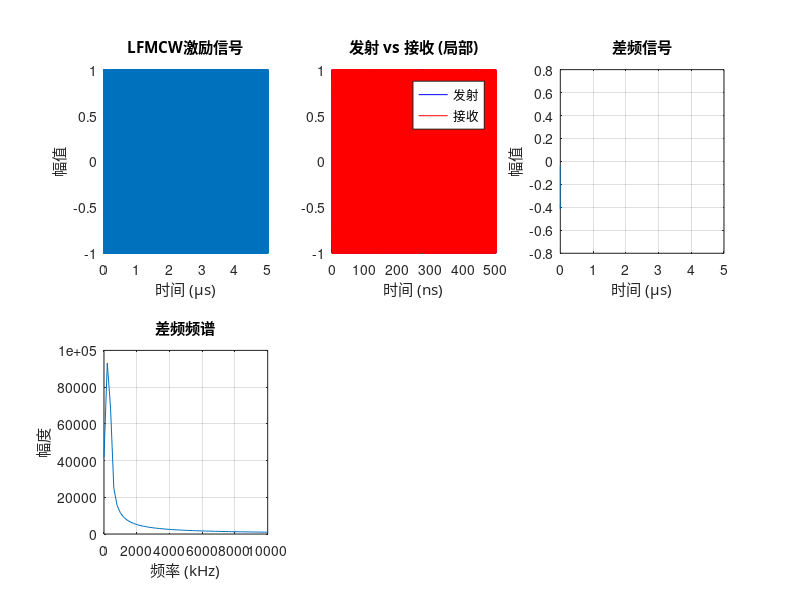

Source code (MATLAB): (Note: this script raises an error after producing the figure.)
%%%%%%%%%%%%%%%%%%%%%%%%%%%%%%%%%%%%%%%%%%%%%%%%%%%%%%%%%%%%%%%%%%%%%%%%%%
% CST 时域仿真全自动脚本
% 功能: MATLAB全自动控制CST进行建模、时域仿真、信号导出和反演
%
% 流程:
%   1. 生成LFMCW激励信号
%   2. 连接CST并创建CSRR模型
%   3. 配置时域求解器 + 用户自定义激励
%   4. 运行仿真
%   5. 导出端口信号
%   6. MATLAB混频处理和参数反演
%
% 作者: Auto-generated for thesis project
% 日期: 2026-01-19
%%%%%%%%%%%%%%%%%%%%%%%%%%%%%%%%%%%%%%%%%%%%%%%%%%%%%%%%%%%%%%%%%%%%%%%%%%

%% 0. 初始化
clc; clear; close all;

script_dir = fileparts(mfilename('fullpath'));
if isempty(script_dir), script_dir = pwd; end
data_dir = fullfile(script_dir, 'data');
if ~exist(data_dir, 'dir'), mkdir(data_dir); end

fprintf('================================================\n');
fprintf('CST 时域仿真全自动脚本\n');
fprintf('================================================\n\n');

%% 1. 参数配置
% -----------------------
% 1.1 LFMCW信号参数
% -----------------------
params.lfmcw.f_start = 34.2e9;    % 起始频率 (Hz)
params.lfmcw.f_end = 37.4e9;      % 终止频率 (Hz)
params.lfmcw.T_m = 5e-6;          % 扫频周期 (s) - 缩短以节省时间
params.lfmcw.f_s = 100e9;         % 采样率 (Hz)

% 派生参数
params.lfmcw.B = params.lfmcw.f_end - params.lfmcw.f_start;
params.lfmcw.K = params.lfmcw.B / params.lfmcw.T_m;

% -----------------------
% 1.2 CST模型参数
% -----------------------
params.cst.version = '2023';      % CST版本
params.cst.project_name = 'CSRR_TimeDomain';

% WR-28 波导
params.wg.a = 7.112;              % 宽度 (mm)
params.wg.b = 3.556;              % 高度 (mm)
params.wg.length = 20;            % 长度 (mm)

% CSRR参数
params.csrr.L_out = 2.0;          % 外环边长 (mm)
params.csrr.L_in = 1.4;           % 内环边长 (mm)
params.csrr.z_pos = 10;           % 位置 (mm)

% 仿真参数
params.sim.f_min = 30;            % GHz
params.sim.f_max = 40;            % GHz

% 物理常数
c = 3e8;

fprintf('【参数配置】\n');
fprintf('LFMCW: %.2f - %.2f GHz, T_m = %.1f μs\n', ...
    params.lfmcw.f_start/1e9, params.lfmcw.f_end/1e9, params.lfmcw.T_m*1e6);
fprintf('调频斜率 K = %.2f GHz/μs\n', params.lfmcw.K/1e15);
fprintf('\n');

%% 2. 生成LFMCW激励信号
fprintf('【步骤1/6】生成LFMCW激励信号...\n');

t = 0 : 1/params.lfmcw.f_s : params.lfmcw.T_m;
N = length(t);
phi = 2*pi*params.lfmcw.f_start*t + pi*params.lfmcw.K*t.^2;
s_tx = cos(phi);

% 保存为CST格式
excitation_file = fullfile(data_dir, 'lfmcw_excitation.sig');
fid = fopen(excitation_file, 'w');
for i = 1:N
    fprintf(fid, '%.9e  %.9e\n', t(i)*1e9, s_tx(i));  % 时间单位ns
end
fclose(fid);

fprintf('  ✓ 激励信号已保存: %s\n', excitation_file);
fprintf('  采样点数: %d, 时长: %.2f μs\n', N, params.lfmcw.T_m*1e6);

%% 3. 连接CST并创建模型
fprintf('\n【步骤2/6】连接CST Microwave Studio...\n');

try
    cst = actxserver('CSTStudio.Application');
    fprintf('  ✓ CST连接成功!\n');
    
    mws = cst.invoke('NewMWS');
    fprintf('  ✓ 新项目创建成功!\n');
    
    CST_CONNECTED = true;
catch ME
    fprintf('  ✗ CST连接失败: %s\n', ME.message);
    fprintf('  将使用模拟数据继续演示...\n');
    CST_CONNECTED = false;
end

%% 4. 创建CSRR模型 + 配置时域求解器
if CST_CONNECTED
    fprintf('\n【步骤3/6】创建CSRR模型并配置时域求解器...\n');
    
    try
        % 4.1 设置单位
        vba_units = [...
            'With Units' newline ...
            '  .Geometry "mm"' newline ...
            '  .Frequency "GHz"' newline ...
            '  .Time "ns"' newline ...
            'End With'];
        invoke(mws, 'AddToHistory', 'define units', vba_units);
        fprintf('  ✓ 单位设置完成\n');
        
        % 4.2 设置频率范围
        vba_freq = sprintf('Solver.FrequencyRange "%.2f", "%.2f"', ...
            params.sim.f_min, params.sim.f_max);
        invoke(mws, 'AddToHistory', 'define frequency', vba_freq);
        fprintf('  ✓ 频率范围设置完成\n');
        
        % 4.3 创建材料
        vba_mat = [...
            'With Material' newline ...
            '  .Reset' newline ...
            '  .Name "Rogers5880"' newline ...
            '  .Type "Normal"' newline ...
            '  .Epsilon "2.2"' newline ...
            '  .TanD "0.0009"' newline ...
            '  .Colour "0.8", "0.6", "0.2"' newline ...
            '  .Create' newline ...
            'End With'];
        invoke(mws, 'AddToHistory', 'define material', vba_mat);
        fprintf('  ✓ 材料定义完成\n');
        
        % 4.4 创建波导
        vba_wg = [...
            'With Brick' newline ...
            '  .Reset' newline ...
            '  .Name "Air_Cavity"' newline ...
            '  .Component "Waveguide"' newline ...
            '  .Material "Vacuum"' newline ...
            sprintf('  .Xrange "%.4f", "%.4f"', -params.wg.a/2, params.wg.a/2) newline ...
            sprintf('  .Yrange "%.4f", "%.4f"', -params.wg.b/2, params.wg.b/2) newline ...
            sprintf('  .Zrange "0", "%.4f"', params.wg.length) newline ...
            '  .Create' newline ...
            'End With'];
        invoke(mws, 'AddToHistory', 'create waveguide', vba_wg);
        fprintf('  ✓ 波导创建完成\n');
        
        % 4.5 创建CSRR外环
        y_bottom = -params.wg.b/2;
        vba_csrr_out = [...
            'With Brick' newline ...
            '  .Reset' newline ...
            '  .Name "CSRR_Outer"' newline ...
            '  .Component "CSRR"' newline ...
            '  .Material "PEC"' newline ...
            sprintf('  .Xrange "%.4f", "%.4f"', -params.csrr.L_out/2, params.csrr.L_out/2) newline ...
            sprintf('  .Yrange "%.4f", "%.4f"', y_bottom, y_bottom + 0.035) newline ...
            sprintf('  .Zrange "%.4f", "%.4f"', params.csrr.z_pos - params.csrr.L_out/2, params.csrr.z_pos + params.csrr.L_out/2) newline ...
            '  .Create' newline ...
            'End With'];
        invoke(mws, 'AddToHistory', 'create CSRR outer', vba_csrr_out);
        
        % 4.6 创建CSRR内环开口
        vba_csrr_in = [...
            'With Brick' newline ...
            '  .Reset' newline ...
            '  .Name "CSRR_Inner"' newline ...
            '  .Component "CSRR"' newline ...
            '  .Material "Vacuum"' newline ...
            sprintf('  .Xrange "%.4f", "%.4f"', -params.csrr.L_in/2, params.csrr.L_in/2) newline ...
            sprintf('  .Yrange "%.4f", "%.4f"', y_bottom, y_bottom + 0.035) newline ...
            sprintf('  .Zrange "%.4f", "%.4f"', params.csrr.z_pos - params.csrr.L_in/2, params.csrr.z_pos + params.csrr.L_in/2) newline ...
            '  .Create' newline ...
            'End With'];
        invoke(mws, 'AddToHistory', 'create CSRR inner', vba_csrr_in);
        
        % 布尔减法
        invoke(mws, 'AddToHistory', 'boolean subtract', ...
            'Solid.Subtract "CSRR:CSRR_Outer", "CSRR:CSRR_Inner"');
        fprintf('  ✓ CSRR结构创建完成\n');
        
        % 4.7 创建端口
        vba_port1 = [...
            'With Port' newline ...
            '  .Reset' newline ...
            '  .PortNumber "1"' newline ...
            '  .NumberOfModes "1"' newline ...
            '  .Orientation "zmin"' newline ...
            '  .Coordinates "Full"' newline ...
            sprintf('  .Xrange "%.4f", "%.4f"', -params.wg.a/2, params.wg.a/2) newline ...
            sprintf('  .Yrange "%.4f", "%.4f"', -params.wg.b/2, params.wg.b/2) newline ...
            '  .Zrange "0", "0"' newline ...
            '  .Create' newline ...
            'End With'];
        invoke(mws, 'AddToHistory', 'define port 1', vba_port1);
        
        vba_port2 = [...
            'With Port' newline ...
            '  .Reset' newline ...
            '  .PortNumber "2"' newline ...
            '  .NumberOfModes "1"' newline ...
            '  .Orientation "zmax"' newline ...
            '  .Coordinates "Full"' newline ...
            sprintf('  .Xrange "%.4f", "%.4f"', -params.wg.a/2, params.wg.a/2) newline ...
            sprintf('  .Yrange "%.4f", "%.4f"', -params.wg.b/2, params.wg.b/2) newline ...
            sprintf('  .Zrange "%.4f", "%.4f"', params.wg.length, params.wg.length) newline ...
            '  .Create' newline ...
            'End With'];
        invoke(mws, 'AddToHistory', 'define port 2', vba_port2);
        fprintf('  ✓ 端口创建完成\n');
        
        % 4.8 设置边界条件
        vba_bc = [...
            'With Boundary' newline ...
            '  .Xmin "electric"' newline ...
            '  .Xmax "electric"' newline ...
            '  .Ymin "electric"' newline ...
            '  .Ymax "electric"' newline ...
            '  .Zmin "open"' newline ...
            '  .Zmax "open"' newline ...
            'End With'];
        invoke(mws, 'AddToHistory', 'define boundary', vba_bc);
        fprintf('  ✓ 边界条件设置完成\n');
        
        % 4.9 配置时域求解器
        vba_td_solver = [...
            'With Solver' newline ...
            '  .Method "Hexahedral"' newline ...
            '  .CalculationType "TD-S"' newline ...
            '  .StimulationPort "1"' newline ...
            '  .SteadyStateLimit "-30"' newline ...
            '  .MeshAdaption "False"' newline ...
            '  .AutoNormImpedance "True"' newline ...
            '  .NormingImpedance "50"' newline ...
            '  .TimeBetweenUpdates "20"' newline ...
            'End With'];
        invoke(mws, 'AddToHistory', 'configure TD solver', vba_td_solver);
        fprintf('  ✓ 时域求解器配置完成\n');
        
        % 4.10 设置用户自定义激励
        % 将激励文件复制到CST项目目录
        excitation_file_cst = strrep(excitation_file, '\', '/');
        
        vba_excitation = [...
            'With Solver' newline ...
            '  .ExcitationPortMode "1", "1", "1", "True"' newline ...
            sprintf('  .ExcitationSignalAsReference "1", "%s", "1", "False"', excitation_file_cst) newline ...
            'End With'];
        
        % 备选方案：使用标准高斯激励（如果自定义激励失败）
        vba_excitation_default = [...
            'With Solver' newline ...
            '  .ExcitationPortMode "1", "1", "1", "True"' newline ...
            'End With'];
        
        try
            invoke(mws, 'AddToHistory', 'set excitation', vba_excitation);
            fprintf('  ✓ 用户自定义激励设置完成\n');
        catch
            invoke(mws, 'AddToHistory', 'set excitation', vba_excitation_default);
            fprintf('  ⚠ 使用默认高斯激励\n');
        end
        
        % 4.11 保存项目
        project_file = fullfile(data_dir, [params.cst.project_name '.cst']);
        invoke(mws, 'SaveAs', project_file, 'false');
        fprintf('  ✓ 项目已保存: %s\n', project_file);
        
        MODEL_CREATED = true;
        
    catch ME
        fprintf('  ✗ 模型创建失败: %s\n', ME.message);
        MODEL_CREATED = false;
    end
else
    MODEL_CREATED = false;
end

%% 5. 运行时域仿真
if CST_CONNECTED && MODEL_CREATED
    fprintf('\n【步骤4/6】运行时域仿真...\n');
    fprintf('  ⏳ 仿真进行中，请稍候...\n');
    
    try
        solver = invoke(mws, 'Solver');
        invoke(solver, 'Start');
        fprintf('  ✓ 仿真完成!\n');
        
        SIM_COMPLETED = true;
    catch ME
        fprintf('  ✗ 仿真失败: %s\n', ME.message);
        SIM_COMPLETED = false;
    end
else
    SIM_COMPLETED = false;
end

%% 6. 导出端口信号
if CST_CONNECTED && SIM_COMPLETED
    fprintf('\n【步骤5/6】导出端口信号...\n');
    
    try
        output_file = fullfile(data_dir, 'port2_signal.txt');
        output_file_cst = strrep(output_file, '\', '/');
        
        vba_export = [...
            'With ASCIIExport' newline ...
            '  .Reset' newline ...
            sprintf('  .FileName "%s"', output_file_cst) newline ...
            '  .Execute' newline ...
            'End With'];
        
        invoke(mws, 'AddToHistory', 'export signal', vba_export);
        fprintf('  ✓ 信号导出完成: %s\n', output_file);
        
        EXPORT_COMPLETED = true;
    catch ME
        fprintf('  ⚠ 信号导出失败: %s\n', ME.message);
        fprintf('    请手动导出Port 2信号\n');
        EXPORT_COMPLETED = false;
    end
else
    EXPORT_COMPLETED = false;
end

%% 7. 信号后处理
fprintf('\n【步骤6/6】信号后处理与参数反演...\n');

% 检查是否有CST输出数据
output_file = fullfile(data_dir, 'port2_signal.txt');

if exist(output_file, 'file')
    % 读取CST输出
    fprintf('  正在读取CST输出...\n');
    data = load(output_file);
    t_rx = data(:, 1) * 1e-9;  % ns -> s
    s_rx = data(:, 2);
    USE_REAL_DATA = true;
else
    % 使用模拟数据
    fprintf('  ⚠ 使用模拟数据进行演示...\n');
    
    % 模拟Lorentz介质的群时延效应
    % 简化模型：时延 + 频率相关衰减
    f_res = 34.5e9;   % 谐振频率
    gamma = 0.5e9;    % 阻尼
    tau_base = 0.3e-9;
    
    % 对每个时间点计算瞬时频率对应的群时延
    f_inst = params.lfmcw.f_start + params.lfmcw.K * t;
    tau_lorentz = tau_base + 0.5e-9 * gamma^2 ./ ((f_inst - f_res).^2 + gamma^2);
    
    % 可变时延（近似）
    delay_samples = round(mean(tau_lorentz) * params.lfmcw.f_s);
    s_rx = [zeros(1, delay_samples), s_tx(1:end-delay_samples)];
    s_rx = s_rx(:);
    t_rx = t(:);
    
    USE_REAL_DATA = false;
end

% 混频处理
fprintf('  正在进行混频处理...\n');
N_min = min(length(s_tx), length(s_rx));
s_tx_proc = s_tx(1:N_min);
s_rx_proc = s_rx(1:N_min);
t_proc = t(1:N_min);

s_mix = s_tx_proc(:) .* s_rx_proc(:);

% 低通滤波
fc_lp = 500e6;
[b, a] = butter(4, fc_lp/(params.lfmcw.f_s/2));
s_if = filtfilt(b, a, s_mix);

% FFT分析
N_fft = length(s_if);
S_IF = fft(s_if, N_fft);
S_IF_mag = abs(S_IF);
f_fft = (0:N_fft-1) * params.lfmcw.f_s / N_fft;

% 找峰值
[~, idx_peak] = max(S_IF_mag(1:round(N_fft/2)));
f_beat = f_fft(idx_peak);
tau_est = f_beat / params.lfmcw.K;

fprintf('  ✓ 差频峰值: %.3f kHz\n', f_beat/1e3);
fprintf('  ✓ 估计时延: %.3f ns\n', tau_est*1e9);

%% 8. 结果可视化
fprintf('\n正在生成可视化结果...\n');

figure('Position', [100, 100, 1200, 800]);

% 激励信号
subplot(2,3,1);
plot(t*1e6, s_tx);
xlabel('时间 (μs)', 'FontName', 'SimHei');
ylabel('幅值', 'FontName', 'SimHei');
title('LFMCW激励信号', 'FontName', 'SimHei');
grid on; xlim([0, params.lfmcw.T_m*1e6]);

% 发射vs接收
subplot(2,3,2);
t_show = min(0.5e-6, params.lfmcw.T_m);
idx_show = t_proc < t_show;
plot(t_proc(idx_show)*1e9, s_tx_proc(idx_show), 'b', ...
     t_proc(idx_show)*1e9, s_rx_proc(idx_show), 'r');
xlabel('时间 (ns)', 'FontName', 'SimHei');
legend('发射', '接收');
title('发射 vs 接收 (局部)', 'FontName', 'SimHei');
grid on;

% 差频信号
subplot(2,3,3);
plot(t_proc*1e6, s_if);
xlabel('时间 (μs)', 'FontName', 'SimHei');
ylabel('幅值', 'FontName', 'SimHei');
title('差频信号', 'FontName', 'SimHei');
grid on;

% 差频频谱
subplot(2,3,4);
f_lim = 10e6;
idx_f = f_fft < f_lim;
plot(f_fft(idx_f)/1e3, S_IF_mag(idx_f));
xlabel('频率 (kHz)', 'FontName', 'SimHei');
ylabel('幅度', 'FontName', 'SimHei');
title('差频频谱', 'FontName', 'SimHei');
grid on;
hold on;
xline(f_beat/1e3, 'r--', 'LineWidth', 2);

% 结果汇总
subplot(2,3,5);
text(0.5, 0.8, '【测试结果】', 'HorizontalAlignment', 'center', ...
    'FontSize', 14, 'FontWeight', 'bold', 'FontName', 'SimHei');
text(0.5, 0.6, sprintf('差频峰值: %.2f kHz', f_beat/1e3), ...
    'HorizontalAlignment', 'center', 'FontSize', 12);
text(0.5, 0.4, sprintf('估计时延: %.3f ns', tau_est*1e9), ...
    'HorizontalAlignment', 'center', 'FontSize', 12);
if USE_REAL_DATA
    text(0.5, 0.2, '数据来源: CST仿真', 'HorizontalAlignment', 'center', ...
        'FontSize', 12, 'Color', 'g');
else
    text(0.5, 0.2, '数据来源: 模拟数据', 'HorizontalAlignment', 'center', ...
        'FontSize', 12, 'Color', [0.8, 0.4, 0]);
end
axis off;

% 状态
subplot(2,3,6);
status_text = {
    sprintf('CST连接: %s', bool2str(CST_CONNECTED));
    sprintf('模型创建: %s', bool2str(MODEL_CREATED));
    sprintf('仿真完成: %s', bool2str(SIM_COMPLETED));
    sprintf('数据导出: %s', bool2str(EXPORT_COMPLETED));
    sprintf('真实数据: %s', bool2str(USE_REAL_DATA));
};
for i = 1:length(status_text)
    text(0.1, 1 - i*0.15, status_text{i}, 'FontSize', 11, 'FontName', 'Consolas');
end
axis off;
title('执行状态', 'FontName', 'SimHei');

sgtitle('CST时域仿真全自动测试结果', 'FontSize', 14, 'FontWeight', 'bold', 'FontName', 'SimHei');

%% 9. 保存结果
result_file = fullfile(data_dir, 'timedomain_results.mat');
save(result_file, 'params', 's_tx', 's_rx', 's_if', 'f_beat', 'tau_est', ...
    'CST_CONNECTED', 'MODEL_CREATED', 'SIM_COMPLETED', 'USE_REAL_DATA');
fprintf('\n✓ 结果已保存: %s\n', result_file);

%% 总结
fprintf('\n================================================\n');
fprintf('【执行总结】\n');
fprintf('================================================\n');
fprintf('CST连接: %s\n', bool2str(CST_CONNECTED));
fprintf('模型创建: %s\n', bool2str(MODEL_CREATED));
fprintf('仿真完成: %s\n', bool2str(SIM_COMPLETED));
fprintf('估计时延: %.3f ns\n', tau_est*1e9);
fprintf('================================================\n');
fprintf('\n✓ 全自动脚本执行完成!\n');

%% 辅助函数
function s = bool2str(b)
    if b
        s = '✓ 成功';
    else
        s = '✗ 失败';
    end
end
